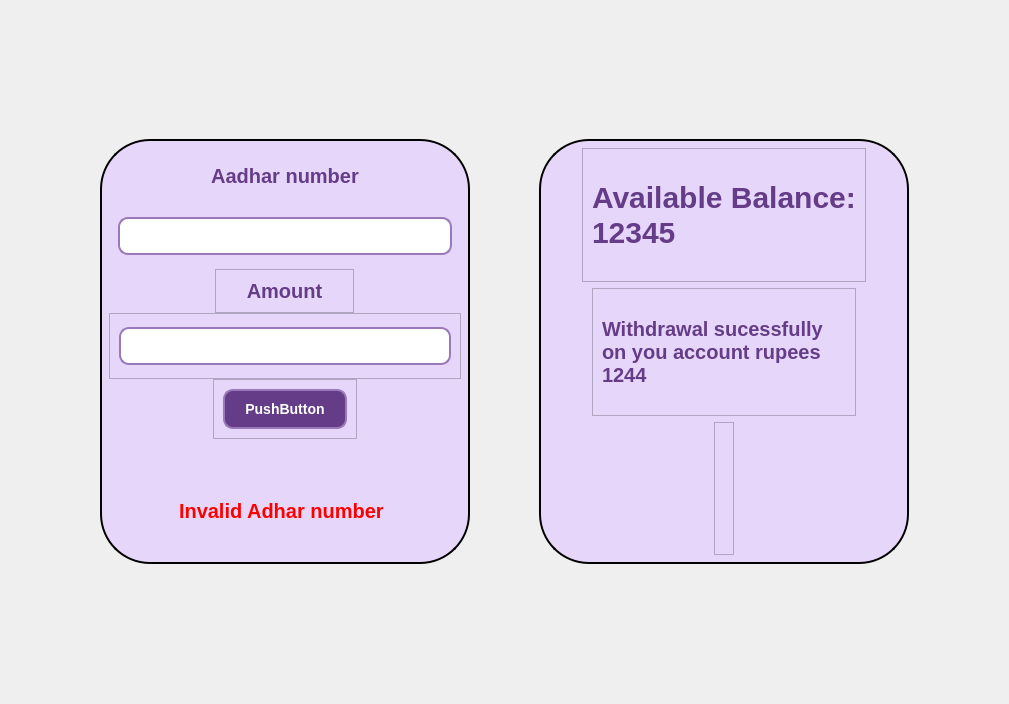
<?xml version="1.0" encoding="UTF-8"?>
<ui version="4.0">
 <class>withdrawlFrame</class>
 <widget class="QFrame" name="withdrawlFrame">
  <property name="geometry">
   <rect>
    <x>0</x>
    <y>0</y>
    <width>1009</width>
    <height>704</height>
   </rect>
  </property>
  <property name="windowTitle">
   <string>Frame</string>
  </property>
  <layout class="QHBoxLayout" name="horizontalLayout">
   <item>
    <widget class="QWidget" name="onewidget" native="true">
     <property name="minimumSize">
      <size>
       <width>616</width>
       <height>425</height>
      </size>
     </property>
     <property name="styleSheet">
      <string notr="true">#onewidget{border:0px solid black;
border-radius:0px;
background:}
QFrame:addmember{
border:none;
  background-color: #E6D7FA;
}
QLabel {

    background-color: #E6D7FA;
    color: #653C87;
    font-family: 'Segoe UI', sans-serif;
    font-size: 16px;
    font-weight: 600;
  
   
    transition: background-color 0.3s ease, border-color 0.3s ease;
}

QLabel:hover {
    background-color: #D4C2EF;  /* Slightly darker background on hover */
    border-color: #553075;  /* Darker border on hover */
}

QLineEdit {
    border: 2px solid #9A79BA;
    border-radius: 10px;
    padding: 8px;
    font-family: 'Segoe UI', sans-serif;
    font-size: 14px;
    color: #653C87;
    background-color: #FFFFFF;
    transition: background-color 0.3s ease, border-color 0.3s ease;
}

QLineEdit:hover {
    background-color: #F5F0FA;  /* Slightly lighter background on hover */
}

QLineEdit:focus {
    border: 2px solid #653C87;  /* Darker border on focus */
    background-color: #F5F5F5;  /* Slightly lighter background on focus */
}
</string>
     </property>
     <layout class="QHBoxLayout" name="horizontalLayout_2">
      <property name="spacing">
       <number>0</number>
      </property>
      <property name="leftMargin">
       <number>20</number>
      </property>
      <property name="topMargin">
       <number>0</number>
      </property>
      <property name="rightMargin">
       <number>20</number>
      </property>
      <property name="bottomMargin">
       <number>0</number>
      </property>
      <item>
       <widget class="QWidget" name="widget_2" native="true">
        <property name="maximumSize">
         <size>
          <width>370</width>
          <height>425</height>
         </size>
        </property>
        <property name="styleSheet">
         <string notr="true">
#widget_2{
border:2px solid black;
border-radius:50px;
    background-color: #E6D7FA;
   
}
QLabel{
 color: #653C87;
    font-family: 'Segoe UI', sans-serif;
    font-size: 20px;
    font-weight: 600;
border-radius:50px;
}
QLineEdit {
    border: 2px solid #9A79BA;
    border-radius: 10px;
    padding: 8px;
    font-family: 'Segoe UI', sans-serif;
    font-size: 14px;
    color: #653C87;
    background-color: #FFFFFF;
    transition: background-color 0.3s ease, border-color 0.3s ease;
}

QLineEdit:hover {
    background-color: #F5F0FA;  /* Slightly lighter background on hover */
}

QLineEdit:focus {
    border: 2px solid #653C87;  /* Darker border on focus */
    background-color: #F5F5F5;  /* Slightly lighter background on focus */
}

</string>
        </property>
        <layout class="QVBoxLayout" name="verticalLayout_4">
         <property name="spacing">
          <number>0</number>
         </property>
         <item>
          <widget class="QFrame" name="frame_5">
           <property name="maximumSize">
            <size>
             <width>16777215</width>
             <height>56</height>
            </size>
           </property>
           <property name="styleSheet">
            <string notr="true">QFrame{
 border-radius:25px;
  background-color: #E6D7FA;

}</string>
           </property>
           <property name="frameShape">
            <enum>QFrame::StyledPanel</enum>
           </property>
           <property name="frameShadow">
            <enum>QFrame::Raised</enum>
           </property>
           <layout class="QVBoxLayout" name="verticalLayout_5">
            <property name="spacing">
             <number>0</number>
            </property>
            <item>
             <widget class="QLabel" name="label_5">
              <property name="maximumSize">
               <size>
                <width>16777215</width>
                <height>44</height>
               </size>
              </property>
              <property name="text">
               <string>Aadhar number</string>
              </property>
              <property name="alignment">
               <set>Qt::AlignCenter</set>
              </property>
             </widget>
            </item>
           </layout>
          </widget>
         </item>
         <item>
          <widget class="QFrame" name="frame_6">
           <property name="maximumSize">
            <size>
             <width>16777215</width>
             <height>65</height>
            </size>
           </property>
           <property name="styleSheet">
            <string notr="true">QFrame{
border:none;
  background-color: #E6D7FA;

}</string>
           </property>
           <property name="frameShape">
            <enum>QFrame::StyledPanel</enum>
           </property>
           <property name="frameShadow">
            <enum>QFrame::Raised</enum>
           </property>
           <layout class="QVBoxLayout" name="verticalLayout_6">
            <item>
             <widget class="QLineEdit" name="lineEdit_3">
              <property name="styleSheet">
               <string notr="true"/>
              </property>
             </widget>
            </item>
           </layout>
          </widget>
         </item>
         <item alignment="Qt::AlignHCenter">
          <widget class="QFrame" name="frame_7">
           <property name="maximumSize">
            <size>
             <width>16777215</width>
             <height>44</height>
            </size>
           </property>
           <property name="styleSheet">
            <string notr="true">QFrame{

  background-color: #E6D7FA;

}</string>
           </property>
           <property name="frameShape">
            <enum>QFrame::StyledPanel</enum>
           </property>
           <property name="frameShadow">
            <enum>QFrame::Raised</enum>
           </property>
           <layout class="QVBoxLayout" name="verticalLayout_7">
            <item>
             <widget class="QLabel" name="label_14">
              <property name="minimumSize">
               <size>
                <width>119</width>
                <height>0</height>
               </size>
              </property>
              <property name="maximumSize">
               <size>
                <width>150</width>
                <height>24</height>
               </size>
              </property>
              <property name="text">
               <string>Amount</string>
              </property>
              <property name="alignment">
               <set>Qt::AlignCenter</set>
              </property>
             </widget>
            </item>
           </layout>
          </widget>
         </item>
         <item>
          <widget class="QFrame" name="frame_8">
           <property name="maximumSize">
            <size>
             <width>16777215</width>
             <height>66</height>
            </size>
           </property>
           <property name="styleSheet">
            <string notr="true">QFrame{

  background-color: #E6D7FA;

}</string>
           </property>
           <property name="frameShape">
            <enum>QFrame::StyledPanel</enum>
           </property>
           <property name="frameShadow">
            <enum>QFrame::Raised</enum>
           </property>
           <layout class="QVBoxLayout" name="verticalLayout_8">
            <item>
             <widget class="QLineEdit" name="lineEdit_5">
              <property name="styleSheet">
               <string notr="true"/>
              </property>
             </widget>
            </item>
           </layout>
          </widget>
         </item>
         <item alignment="Qt::AlignHCenter|Qt::AlignTop">
          <widget class="QFrame" name="frame_9">
           <property name="maximumSize">
            <size>
             <width>16777215</width>
             <height>16777215</height>
            </size>
           </property>
           <property name="styleSheet">
            <string notr="true">  background-color: #E6D7FA;
</string>
           </property>
           <property name="frameShape">
            <enum>QFrame::StyledPanel</enum>
           </property>
           <property name="frameShadow">
            <enum>QFrame::Raised</enum>
           </property>
           <layout class="QVBoxLayout" name="verticalLayout_9">
            <item>
             <widget class="QPushButton" name="pushButton_2">
              <property name="maximumSize">
               <size>
                <width>142</width>
                <height>16777215</height>
               </size>
              </property>
              <property name="styleSheet">
               <string notr="true">QPushButton {
    background-color: #653C87; /* Dark purple background */
    color: #FFFFFF; /* White text */
    font-family: 'Segoe UI', sans-serif; /* Font family */
    font-size: 14px; /* Font size */
    font-weight: bold; /* Bold text */
    padding: 10px 20px; /* Padding */
    border: 2px solid #9A79BA; /* Light purple border */
    border-radius: 10px; /* Rounded corners */
    transition: background-color 0.3s ease, border-color 0.3s ease; /* Smooth transition */
}

QPushButton:hover {
    background-color: #9A79BA; /* Light purple background on hover */
    border-color: #653C87; /* Dark purple border on hover */
}

QPushButton:pressed {
    background-color: #E6D7FA; /* Lightest purple background on press */
    border-color: #553075; /* Darker purple border on press */
}
</string>
              </property>
              <property name="text">
               <string>PushButton</string>
              </property>
             </widget>
            </item>
           </layout>
          </widget>
         </item>
         <item alignment="Qt::AlignHCenter">
          <widget class="QLabel" name="label_3">
           <property name="styleSheet">
            <string notr="true">color:red;</string>
           </property>
           <property name="text">
            <string>Invalid Adhar number </string>
           </property>
          </widget>
         </item>
        </layout>
       </widget>
      </item>
      <item>
       <widget class="QWidget" name="widget_3" native="true">
        <property name="minimumSize">
         <size>
          <width>301</width>
          <height>0</height>
         </size>
        </property>
        <property name="maximumSize">
         <size>
          <width>370</width>
          <height>425</height>
         </size>
        </property>
        <property name="styleSheet">
         <string notr="true">
#widget_3{
border:2px solid black;
border-radius:50px;
    background-color: #E6D7FA;
   
}
QLabel{
 color: #653C87;
    font-family: 'Segoe UI', sans-serif;
    font-size: 30px;
    font-weight: 600;
border-radius:0px;
}</string>
        </property>
        <layout class="QVBoxLayout" name="verticalLayout">
         <item alignment="Qt::AlignHCenter">
          <widget class="QFrame" name="frame_2">
           <property name="maximumSize">
            <size>
             <width>16777215</width>
             <height>184</height>
            </size>
           </property>
           <property name="styleSheet">
            <string notr="true">QFrame{

  background-color: #E6D7FA;

}</string>
           </property>
           <property name="frameShape">
            <enum>QFrame::StyledPanel</enum>
           </property>
           <property name="frameShadow">
            <enum>QFrame::Raised</enum>
           </property>
           <layout class="QVBoxLayout" name="verticalLayout_2">
            <item>
             <widget class="QLabel" name="label">
              <property name="maximumSize">
               <size>
                <width>16777215</width>
                <height>112</height>
               </size>
              </property>
              <property name="styleSheet">
               <string notr="true"/>
              </property>
              <property name="text">
               <string>Available Balance:
12345</string>
              </property>
             </widget>
            </item>
           </layout>
          </widget>
         </item>
         <item alignment="Qt::AlignHCenter">
          <widget class="QFrame" name="frame_4">
           <property name="maximumSize">
            <size>
             <width>264</width>
             <height>128</height>
            </size>
           </property>
           <property name="styleSheet">
            <string notr="true">QFrame{

  background-color: #E6D7FA;

}</string>
           </property>
           <property name="frameShape">
            <enum>QFrame::StyledPanel</enum>
           </property>
           <property name="frameShadow">
            <enum>QFrame::Raised</enum>
           </property>
           <layout class="QVBoxLayout" name="verticalLayout_3">
            <item>
             <widget class="QLabel" name="label_2">
              <property name="maximumSize">
               <size>
                <width>16777215</width>
                <height>112</height>
               </size>
              </property>
              <property name="styleSheet">
               <string notr="true"> color: #653C87;
    font-family: 'Segoe UI', sans-serif;
    font-size: 20px;
    font-weight: 600;
border-radius:50px;
</string>
              </property>
              <property name="text">
               <string>Withdrawal sucessfully on you account rupees
1244</string>
              </property>
              <property name="wordWrap">
               <bool>true</bool>
              </property>
             </widget>
            </item>
           </layout>
          </widget>
         </item>
         <item alignment="Qt::AlignHCenter">
          <widget class="QFrame" name="frame_3">
           <property name="maximumSize">
            <size>
             <width>16777215</width>
             <height>242</height>
            </size>
           </property>
           <property name="styleSheet">
            <string notr="true">QFrame{

  background-color: #E6D7FA;

}</string>
           </property>
           <property name="frameShape">
            <enum>QFrame::StyledPanel</enum>
           </property>
           <property name="frameShadow">
            <enum>QFrame::Raised</enum>
           </property>
           <layout class="QHBoxLayout" name="horizontalLayout_3"/>
          </widget>
         </item>
        </layout>
       </widget>
      </item>
     </layout>
    </widget>
   </item>
  </layout>
 </widget>
 <resources/>
 <connections/>
</ui>
